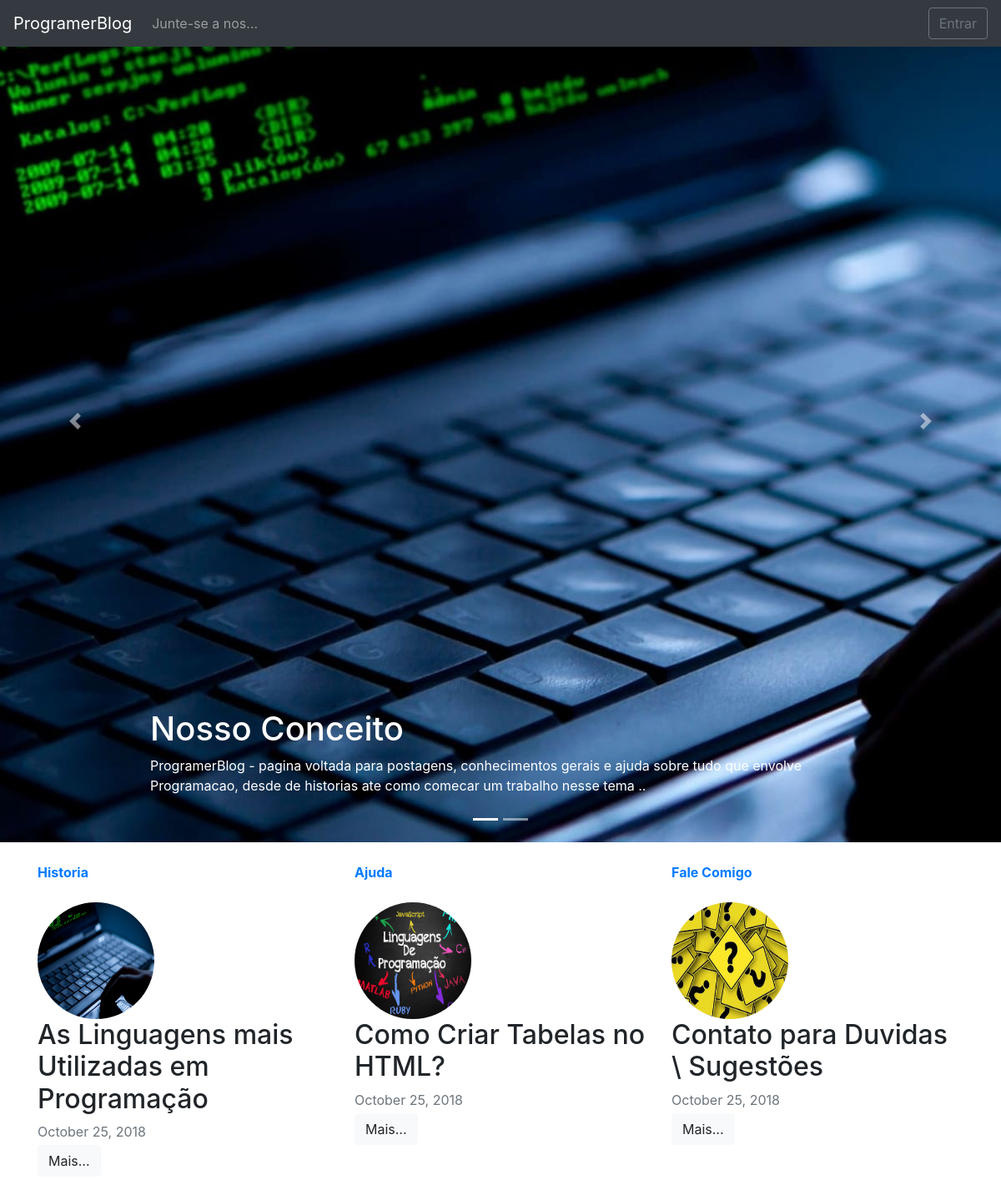
The page / on the database its author committed.
### tables this page shows
CREATE TABLE `topics` (
  `id` int(11) NOT NULL,
  `name` varchar(255) NOT NULL,
  `slug` varchar(255) NOT NULL
);

CREATE TABLE `posts` (
  `id` int(11) NOT NULL,
  `user_id` int(11) DEFAULT NULL,
  `title` varchar(255) NOT NULL,
  `slug` varchar(255) NOT NULL,
  `views` int(11) NOT NULL DEFAULT '0',
  `image` varchar(255) NOT NULL,
  `body` text NOT NULL,
  `published` tinyint(1) NOT NULL,
  `created_at` timestamp NOT NULL DEFAULT CURRENT_TIMESTAMP ON UPDATE CURRENT_TIMESTAMP,
  `updated_at` timestamp NOT NULL DEFAULT '0000-00-00 00:00:00'
);

### includes/public_functions.php (called while the page is built, shortened)
<?php
function getPublishedPosts() {
	global $conn;
	$sql = "SELECT * FROM posts WHERE published=true";
	$result = mysqli_query($conn, $sql);
	$posts = mysqli_fetch_all($result, MYSQLI_ASSOC);
	$final_posts = array();
	foreach ($posts as $post) {
		$post['topic'] = getPostTopic($post['id']);
		array_push($final_posts, $post);
	}
	return $final_posts;
}
function getPostTopic($post_id){
	global $conn;
	$sql = "SELECT * FROM topics WHERE id=
			(SELECT topic_id FROM post_topic WHERE post_id=$post_id) LIMIT 1";
	$result = mysqli_query($conn, $sql);
	$topic = mysqli_fetch_assoc($result);
	return $topic;
}
function getAllTopics()
{
	global $conn;
	$sql = "SELECT * FROM topics";
	$result = mysqli_query($conn, $sql);
	$topics = mysqli_fetch_all($result, MYSQLI_ASSOC);
	return $topics;
}
?>

### index.php (the view, shortened to what this page needs)
<?php require_once('config.php') ?>
<?php require_once( ROOT_PATH . '/includes/public_functions.php') ?>
<?php $posts = getPublishedPosts(); ?>
<!doctype html>
<html lang="en">
   <head>
      <link href="https://getbootstrap.com/docs/4.1/dist/css/bootstrap.min.css" rel="stylesheet">
      <link href="https://getbootstrap.com/docs/4.1/examples/carousel/carousel.css" rel="stylesheet">
   </head>
   <body>
      <header>
         <nav class="navbar navbar-expand-md navbar-dark fixed-top bg-dark">
            <a class="navbar-brand" href="#">ProgramerBlog</a>
            <div class="collapse navbar-collapse" id="navbarCollapse">
               <ul class="navbar-nav mr-auto">
                  <li class="nav-item">
                     <a class="nav-link" href="register.php">Junte-se a nos...<span class="sr-only">(current)</span></a>
                  </li>
               </ul>
               <div>
                  <a class="btn btn-outline-secondary" type="button" href="login.php">Entrar</a>
               </div>
            </div>
         </nav>
      </header>
    <main role="main">
      <div id="myCarousel" class="carousel slide" data-ride="carousel">
        <ol class="carousel-indicators">
          <li data-target="#myCarousel" data-slide-to="0" class="active"></li>
          <li data-target="#myCarousel" data-slide-to="1"></li>
        </ol>
        <div class="carousel-inner">
          <div class="carousel-item active">
            <img class="first-slide" src="static/images/tela.jpg" alt="First slide">
            <div class="container">
              <div class="carousel-caption text-left">
                <h1>Nosso Conceito</h1>
                <p>ProgramerBlog  - pagina voltada para postagens, conhecimentos gerais e ajuda sobre tudo que envolve Programacao, desde de historias ate como comecar um trabalho nesse tema .. </p>
              </div>
            </div>
          </div>
        <a class="carousel-control-prev" href="#myCarousel" role="button" data-slide="prev">
          <span class="carousel-control-prev-icon" aria-hidden="true"></span>
        </a>
        <a class="carousel-control-next" href="#myCarousel" role="button" data-slide="next">
          <span class="carousel-control-next-icon" aria-hidden="true"></span>
        </a>
      </div>
    </main>
      <div class="container marketing">
         <div class="row">
            <?php foreach ($posts as $post): ?>
            <div class="col-lg-4">
               <p>
                  <strong class="d-inline-block mb-2 text-primary">
                  <?php if (isset($post['topic']['name'])): ?>
                  <a href="<?php echo BASE_URL . 'filtered_posts.php?topic=' . $post['topic']['id'] ?>" >
                  <?php echo $post['topic']['name'] ?>
                  </a>
                  <?php endif ?>
                  </strong>
               </p>
               <img class="rounded-circle" src="<?php echo BASE_URL . '/static/images/' . $post['image']; ?>" alt="Generic placeholder image" width="140" height="140">
               <h2><?php echo $post['title'] ?></h2>
               <div class="mb-1 text-muted"><span><?php echo date("F j, Y ", strtotime($post["created_at"])); ?></span></div>
               <p><button class="btn btn-light" href="single_post.php?post-slug=<?php echo $post['slug']; ?>" type="button" data-toggle="modal" data-target="#myModal<?php echo $post['slug']; ?>">Mais...</button></p>
            </div>
                        <?php
                           $topics = getAllTopics();
                           ?>
            <?php endforeach ?>
         </div>
      </div>
   </body>
</html>

### rows shown on the page
posts: image (picture), title "As Linguagens mais Utilizadas em Programação", created_at "October 25, 2018"
topics: name "Historia"
posts: image (picture), title "Como Criar Tabelas no HTML?", created_at "October 25, 2018"
topics: name "Ajuda"
posts: image (picture), title "Contato para Duvidas \\ Sugestões", created_at "October 25, 2018"
topics: name "Fale Comigo"
